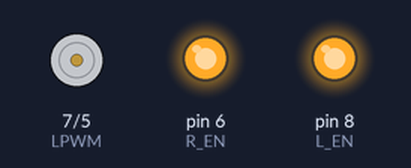
This sketch was run on a simulated Arduino Uno, built with avr-gcc and run on an emulated ATmega328P. Shown: motor-driver pin pairs drawn as motors (green arrow = first pin HIGH = forward, orange = second pin HIGH = backward, longer = more drive), output pins drawn as LEDs (lit = HIGH).

Above: at 1.5 s.
At 4.5 s:
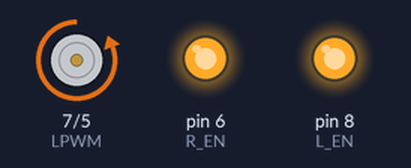
Timing chart, 0 to 7.8 s (numbered marks = the images above):
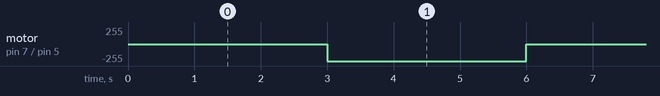

Measured:
- by itself, motor on pin 7 (LPWM) / pin 5 (RPWM): alternates backward 255/255 for 3.0 s and stopped for 3.0 s

The sketch:

Motor_Controller.ino
```cpp
//This is the script for controlling the blower

int RPWM = 5;
int R_EN = 6;
int LPWM = 7;
int L_EN = 8;

void setup()
{
  Serial.begin (9600);
  pinMode(LPWM, OUTPUT);
  pinMode(L_EN, OUTPUT);
  pinMode(RPWM, OUTPUT);
  pinMode(R_EN, OUTPUT);
  digitalWrite(L_EN, HIGH);
  digitalWrite(R_EN, HIGH);
}

void loop()
{
  digitalWrite(LPWM, LOW);
  analogWrite(RPWM,0);
  delay(3000);
  analogWrite(RPWM,255);
  delay(3000);
}
```
